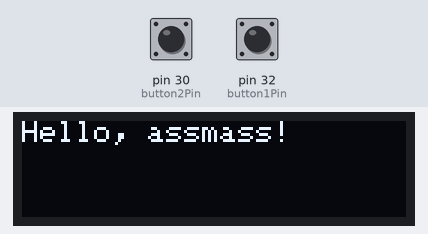
The sketch below on a simulated Arduino Mega 2560, built with avr-gcc and run on an emulated ATmega2560. Shown: 128×32 one-colour display. The inputs (shaded band) are chosen by the test bench; at power-on: pin 30 (button2Pin) HIGH, pin 32 (button1Pin) HIGH. The display library's start-up logo is not drawn; what the sketch prints to the serial monitor is not drawn.

Above: at 2.06 s.
At 3.2 s:
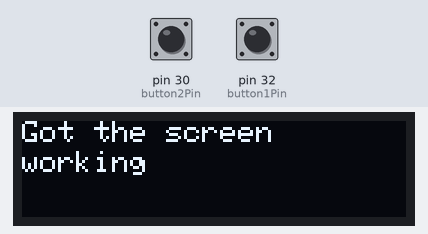
3.3 s: pin 30 (button2Pin) pulled LOW for 0.65 s
Timing chart, 0 to 6.3 s (numbered marks = the images above; inputs shaded):
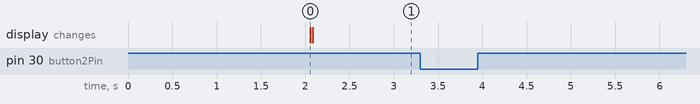

Measured:
- after the input at 3.3 s, every drawn part: stays the same

The sketch:

LCD_test.ino
```cpp
// Teensy 4.1 – Two Push Buttons Example
// Buttons wired to GND, using internal pull-ups

const int button1Pin = 32;   // Choose any digital pin
const int button2Pin = 30;

#include <SPI.h>
#include <Wire.h>
#include <Adafruit_GFX.h>
#include <Adafruit_SSD1306.h>

#define SCREEN_WIDTH 128 // OLED display width, in pixels
#define SCREEN_HEIGHT 32 // OLED display height, in pixels

// Declaration for an SSD1306 display connected to I2C (SDA, SCL pins)
#define OLED_RESET     4 // Reset pin # (or -1 if sharing Arduino reset pin)
Adafruit_SSD1306 display(SCREEN_WIDTH, SCREEN_HEIGHT, &Wire, OLED_RESET);

#define NUMFLAKES     10 // Number of snowflakes in the animation example

#define LOGO_HEIGHT   16
#define LOGO_WIDTH    16
static const unsigned char PROGMEM logo_bmp[] =
{ B00000000, B11000000,
  B00000001, B11000000,
  B00000001, B11000000,
  B00000011, B11100000,
  B11110011, B11100000,
  B11111110, B11111000,
  B01111110, B11111111,
  B00110011, B10011111,
  B00011111, B11111100,
  B00001101, B01110000,
  B00011011, B10100000,
  B00111111, B11100000,
  B00111111, B11110000,
  B01111100, B11110000,
  B01110000, B01110000,
  B00000000, B00110000 };


void setup() {
  Serial.begin(115200);

  pinMode(button1Pin, INPUT_PULLUP);  // Enable internal pull-up
  pinMode(button2Pin, INPUT_PULLUP);

  Serial.println("Ready...");

  Serial.begin(9600);
  Serial.println(F("starting up..."));
  // SSD1306_SWITCHCAPVCC = generate display voltage from 3.3V internally
  if(!display.begin(SSD1306_SWITCHCAPVCC, 0x3C)) { // Address 0x3C for 128x32
    Serial.println(F("SSD1306 allocation failed"));
    // for(;;); // Don't proceed, loop forever
    return;
  }

  Serial.println(F("found lcd"));

  // Show initial display buffer contents on the screen --
  // the library initializes this with an Adafruit splash screen.
  display.display();
  delay(2000); // Pause for 2 seconds

  // Clear the buffer
  display.clearDisplay();

  // Draw a single pixel in white
//  display.drawPixel(10, 10, SSD1306_WHITE);


  display.setTextSize(1);             // Normal 1:1 pixel scale
  display.setTextColor(SSD1306_WHITE);        // Draw white text
  display.setCursor(0,0);             // Start at top-left corner
  display.println(F("Hello, assmass!"));
  display.display();
}

void loop() {
  bool b1 = !digitalRead(button1Pin);   // LOW = pressed
  bool b2 = !digitalRead(button2Pin);

  if (b1) {
    Serial.println("Button 1 pressed");
    delay(200); // simple debounce
  }

  if (b2) {
    Serial.println("Button 2 pressed");
    delay(200);
  }

   display.clearDisplay();
   display.setCursor(0,0);
//  display.println((sensorValue-minValue)*100/(maxValue-minValue));
  display.println("Got the screen");
display.setCursor(0,10);

display.println("working");
display.display();
//  display.display();

//  for(int16_t i=0; i<display.height()/2; i+=2) {
//    display.drawRect(0, 0, display.width()*(sensorValue-minValue)/(maxValue-minValue), display.height()-2, SSD1306_WHITE);
    display.display(); // Update screen with each newly-drawn rectangle
    delay(500);
}
```
